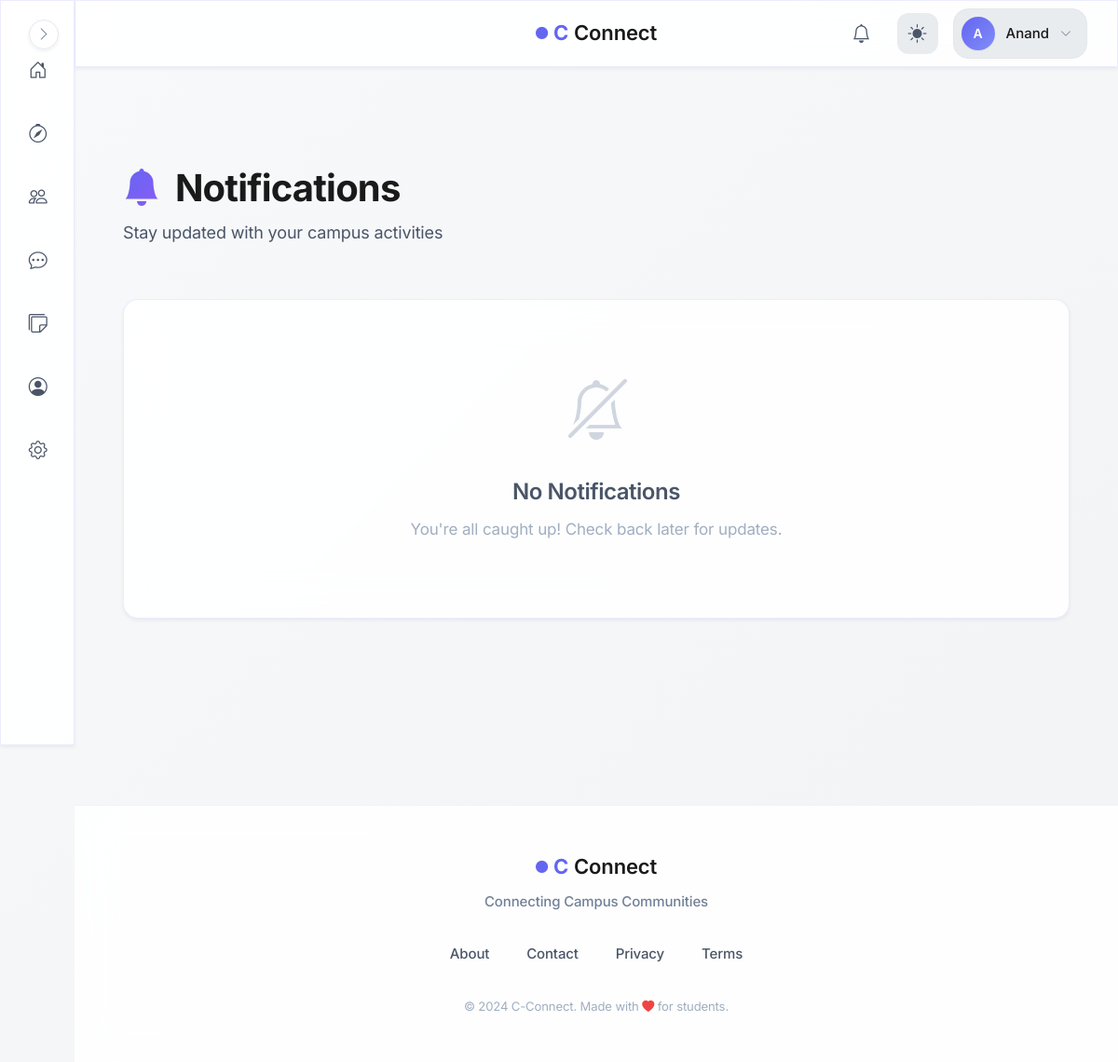
Page /notifications_list (signed in) on the earlier database version.
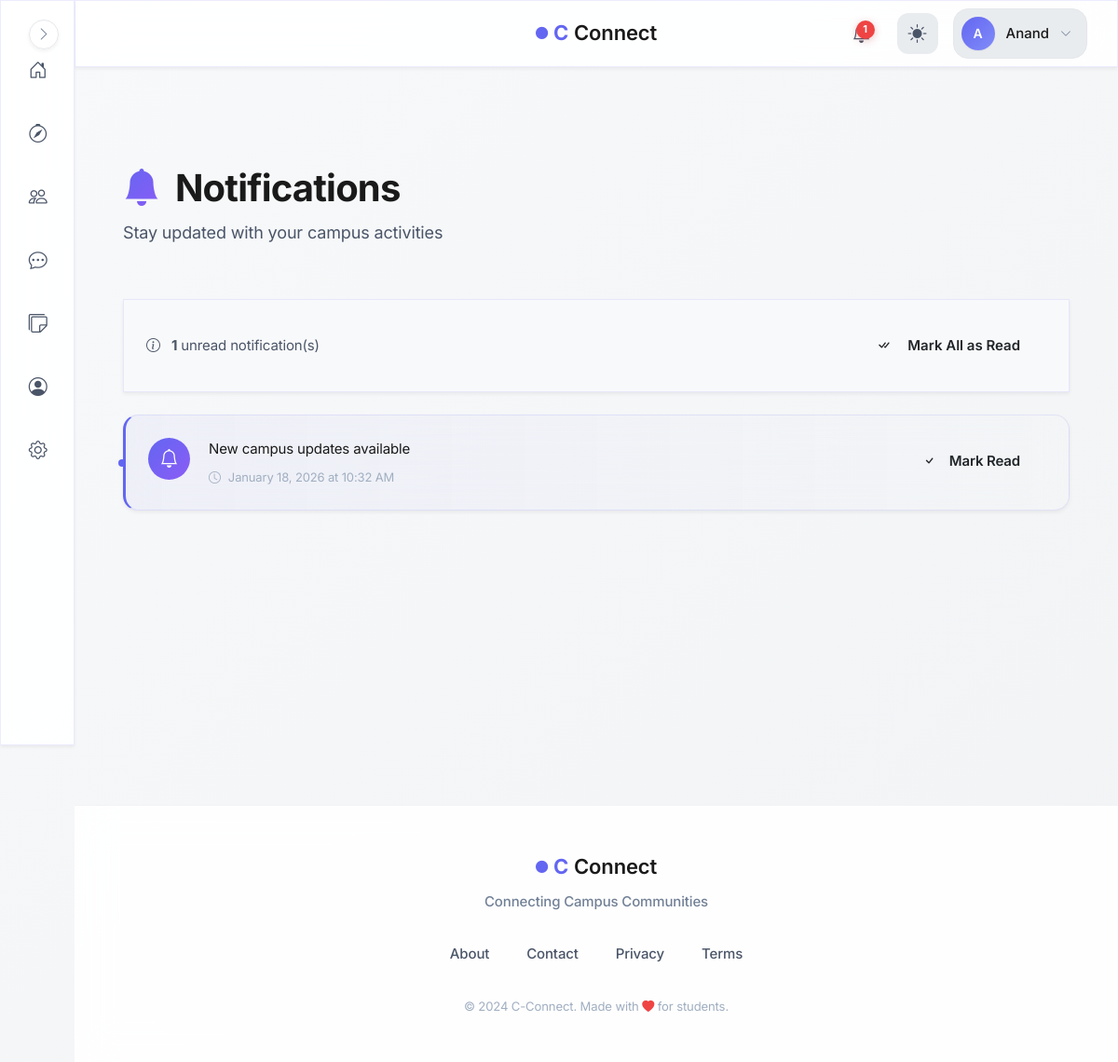
Same page on the later database version.
### models.py (models this page shows)
class Notification(db.Model):
    id = db.Column(db.Integer, primary_key=True, autoincrement=True)
    user_id = db.Column(db.Integer, db.ForeignKey('user.id'), nullable=False)
    sender_id = db.Column(db.Integer, db.ForeignKey('user.id'), nullable=True)
    type = db.Column(db.String(30), nullable=False, default='general')
    ref_id = db.Column(db.Integer, nullable=True, index=True)  # ID of post/connection/etc
    message = db.Column(db.String(255), nullable=False)
    is_read = db.Column(db.Boolean, default=False)
    created_at = db.Column(db.DateTime, default=db.func.now())
    user = db.relationship('User', foreign_keys=[user_id], backref='notifications')
    sender = db.relationship('User', foreign_keys=[sender_id])

### blueprints/notifications/routes.py (the view)
@notifications.route('/notifications_list')
@login_required
def notifications_list():
    notifs = Notification.query.filter_by(user_id=current_user.id) \
                .order_by(Notification.created_at.desc()) \
                .all()
    return render_template('notifications/notif_list.html', notifs=notifs)

### blueprints/auth/__init__.py (called while the page is built)
@login_manager.user_loader
def load_user(user_id):
    from models import User  # Importing User model for querying  (import here to avoid circular imports)
    return User.query.get(int(user_id))

@auth.after_app_request
def add_header(response):
    if current_user.is_authenticated and request.blueprint == 'auth':
        response.headers['Cache-Control'] = 'no-store, no-cache, must-revalidate, post-check=0, pre-check=0, max-age=0'
        response.headers['Pragma'] = 'no-cache'
        response.headers['Expires'] = '-1'
    return response

### factory_helpers.py (called while the page is built, shortened)
def to_ist(utc_dt):
    ist = pytz.timezone('Asia/Kolkata')
    return utc_dt.replace(tzinfo=pytz.utc).astimezone(ist)

def register_profilevisit_cleanup(app):
    last_cleanup = {'t': 0}
    @app.before_request
    def cleanup_visits():
        now = time.time()
        if now - last_cleanup['t'] < 3600:  # run once every hour
            return

### blueprints/notifications/templates/notifications/notif_list.html (shortened to what this page needs)
{% extends "base.html" %}
{% block body %}
<div class="container py-4">
    <div class="notifications-header animate-on-scroll">
        <h1 class="notifications-title">
            <i class="bi bi-bell-fill me-2" style="background: linear-gradient(135deg, var(--primary-color), var(--accent-color)); -webkit-background-clip: text; -webkit-text-fill-color: transparent;"></i>
            Notifications
        </h1>
        <p class="notifications-subtitle">Stay updated with your campus activities</p>
    </div>
    {% if notifs %}
    <div class="notifications-actions glass-card animate-on-scroll">
        <div class="notif-stats">
            <i class="bi bi-info-circle me-2"></i>
            <strong>{{ notifs | selectattr("is_read", "equalto", False) | list | length }}</strong> unread notification(s)
        </div>
        <form method="POST" action="{{ url_for('notifications.mark_all_read') }}">
            <button class="btn btn-primary-custom btn-sm">
                <i class="bi bi-check-all me-2"></i>Mark All as Read
            </button>
        </form>
    </div>
    {% endif %}
    <div class="notifications-list">
        {% if notifs %}
            {% for n in notifs %}
            <div class="notif-item glass-card animate-on-scroll {{ '' if n.is_read else 'unread' }}">
                <div class="notif-content">
                    <div class="notif-icon">
                        <i class="bi bi-{{ 'person-plus' if 'connection' in n.message.lower() else 'bell' }}"></i>
                    </div>
                    <div class="notif-body">
                        <div class="notif-message">{{ n.message }}</div>
                        <div class="notif-time">
                            <i class="bi bi-clock"></i>
                            {{ to_ist(n.created_at).strftime('%B %d, %Y at %I:%M %p') }}
                        </div>
                    </div>
                    {% if not n.is_read %}
                    <div class="notif-actions">
                        <a href="{{ url_for('notifications.mark_read', notif_id=n.id) }}" class="btn btn-outline-custom btn-sm">
                            <i class="bi bi-check"></i>
                            <span class="d-none d-md-inline ms-1">Mark Read</span>
                        </a>
                    </div>
                    {% endif %}
                </div>
            </div>
            {% endfor %}
        {% else %}
            <div class="glass-card empty-state animate-on-scroll">
                <div class="empty-icon">
                    <i class="bi bi-bell-slash"></i>
                </div>
                <h2 class="empty-title">No Notifications</h2>
                <p class="empty-text">You're all caught up! Check back later for updates.</p>
            </div>
        {% endif %}
    </div>
</div>
{% endblock %}

### templates/base.html (shortened to what the changed rows need)
<!DOCTYPE html>
<html lang="en">
<head>
    <link rel="stylesheet" href="https://cdn.jsdelivr.net/npm/bootstrap-icons@1.11.1/font/bootstrap-icons.css">
    <link href="https://cdn.jsdelivr.net/npm/bootstrap@5.3.2/dist/css/bootstrap.min.css" rel="stylesheet">
    <link rel="stylesheet" href="{{ url_for('static', filename='css/global.css') }}">
</head>
<body>
    {% if current_user.is_authenticated %}
        <aside class="sidebar glass-effect" id="sidebar">
            <nav class="sidebar__nav">
                <a href="{{ url_for('main.dashboard') }}" class="sidebar__link" data-tooltip="Dashboard">
                    <div class="sidebar__link-icon">
                        <i class="bi bi-house-door"></i>
                    </div>
                </a>
                <a href="{{ url_for('main.search_page') }}" class="sidebar__link" data-tooltip="Discover">
                    <div class="sidebar__link-icon">
                        <i class="bi bi-compass"></i>
                    </div>
                </a>
                <a href="{{ url_for('connections.connections_home') }}" class="sidebar__link" data-tooltip="Connections">
                    <div class="sidebar__link-icon">
                        <i class="bi bi-people"></i>
                    </div>
                </a>
                <a href="{{ url_for('messages.inbox') }}" class="sidebar__link" data-tooltip="Messages">
                    <div class="sidebar__link-icon">
                        <i class="bi bi-chat-dots"></i>
                    </div>
                </a>
                <a href="/campus-board" class="sidebar__link" data-tooltip="Messages">
                    <div class="sidebar__link-icon">
                        <i class="bi bi-stickies"></i>
                    </div>
                </a>
                <a href="{{ url_for('auth.profile') }}" class="sidebar__link" data-tooltip="Profile">
                    <div class="sidebar__link-icon">
                        <i class="bi bi-person-circle"></i>
                    </div>
                </a>
                <a href="{{ url_for('main.settings') }}" class="sidebar__link" data-tooltip="Settings">
                    <div class="sidebar__link-icon">
                        <i class="bi bi-gear"></i>
                    </div>
                </a>
            </nav>
            <button class="sidebar__toggle" id="sidebarToggle" aria-label="Toggle sidebar">
                <i class="bi bi-chevron-right"></i>
            </button>
        </aside>
        <header class="topbar glass-effect">
            <div class="topbar__container">
                <div class="topbar__center">
                    <a href="{{ url_for('main.home') }}" class="topbar__brand">
                        <span class="brand-icon-small">
                            <i class="bi bi-circle-fill"></i>
                        </span>
                        <span class="brand-c">C</span>
                        <span class="brand-text">Connect</span>
                    </a>
                </div>
                <div class="topbar__actions">
                    <a href="{{ url_for('notifications.notifications_list') }}" class="topbar__icon-btn" aria-label="Notifications">
                        <i class="bi bi-bell"></i>
                        {% set unread = current_user.notifications | selectattr("is_read", "equalto", False) | list %}
                        {% if unread|length > 0 %}
                        <span class="topbar__badge">{{ unread|length }}</span>
                        {% endif %}
                    </a>
                    <button class="topbar__icon-btn topbar__theme-toggle" id="themeToggle" aria-label="Toggle theme">
                        <i class="bi bi-sun-fill" id="themeIcon"></i>
                    </button>
                    <div class="topbar__profile" id="profileDropdown">
                        <button class="topbar__profile-btn" aria-label="Profile menu">
                            <div class="topbar__avatar">
                                {{ current_user.username[0].upper() }}
                            </div>
                            <span class="topbar__username">{{ current_user.username }}</span>
                            <i class="bi bi-chevron-down topbar__profile-arrow"></i>
                        </button>
                    </div>
                </div>
            </div>
        </header>
    {% endif %}
    <main class="main-content">
        {% block body %}{% endblock %}
    </main>
</body>
</html>

Differences in the rows shown:
added Notification: message "New campus updates available", created_at "January 18, 2026 at 10:32 AM"
Other differences:
{{ unread|length }}: (not shown) → "1"
{{ notifs | selectattr("is_read", "equalto", False) | list | length }}: (not shown) → "1"
text no longer shown: "No Notifications You're all caught up! Check back later for updates."
text now shown: "unread notification(s) Mark All as Read"
